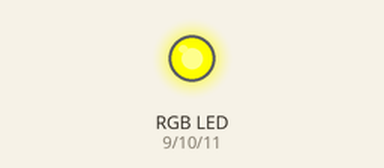
Simulated run of this sketch. Board: Arduino Uno, built with avr-gcc and run on an emulated ATmega328P. Parts: an RGB LED mixed from three pins (HIGH = lit).

Above: at 0.05 s.
At 1.75 s:
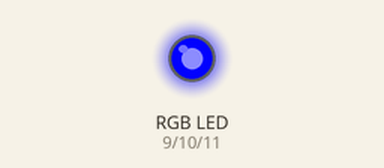
At 3.45 s:
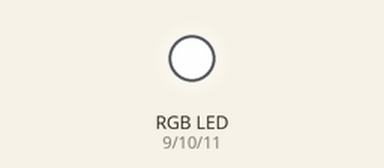
At 7.45 s:
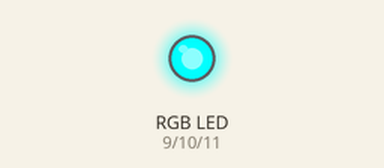
At 11.15 s:
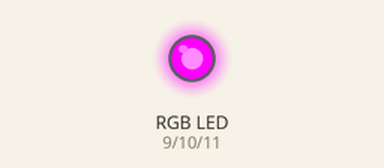
At 14.95 s:
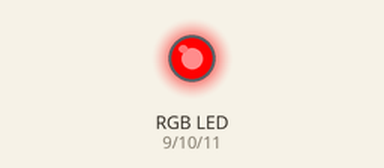
Timing chart, 0 to 19.5 s (numbered marks = the images above):
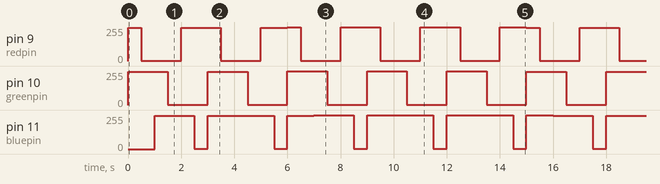

The sketch:

led_rgb.ino
```cpp
int redpin=9;      //Pin 9
int greenpin=10;    //Pin 10
int bluepin=11;      //Pin 11
int var=255;
int var1=0;
void setup()
{
}

void loop()
{
  for(var=255;var<255;var++)
  {
  analogWrite(redpin,var);  //RED
  analogWrite(greenpin,1);
  delay(500);
  analogWrite(redpin,1);    //GREEN
  analogWrite(greenpin,var);
  delay(500);
  analogWrite(greenpin,1);   //BLUE
  analogWrite(bluepin,var);
  delay(500);
  analogWrite(bluepin,1);
  delay(500);
  }

  for(var1=250;var1<255;var1++)
  {
  analogWrite(redpin,var1);   //YELLOW
  analogWrite(greenpin,var1);
  delay(500);
  analogWrite(redpin,1);
  delay(500);
  analogWrite(greenpin,var1);  //CYAN
  analogWrite(bluepin,var1);
  delay(500);
  analogWrite(greenpin,1);
  delay(500);
  analogWrite(bluepin,var1);    //MAGENTA
  analogWrite(redpin,var1);
  delay(500);
  analogWrite(bluepin,1);
  delay(500);
  analogWrite(bluepin,var1);
  analogWrite(redpin,var1);
  analogWrite(greenpin,var1);
  }

}
```

Measured:
- by itself, pin 10 (greenpin): repeats every 15.0 s: 1/255 1.5 s, 251/255 1.5 s, 1/255 1.5 s, 252/255 1.5 s, 1/255 1.5 s, 253/255 1.5 s, 1/255 1.5 s, 254/255 1.5 s, 1/255 1.5 s, 250/255 1.5 s
- by itself, pin 9 (redpin): repeats every 15.0 s: 1/255 1.5 s, 250/255 1.0 s, 251/255 0.50 s, 1/255 1.5 s, 251/255 1.0 s, 252/255 0.50 s, 1/255 1.5 s, 252/255 1.0 s, 253/255 0.50 s, 1/255 1.5 s, 253/255 1.0 s, 254/255 0.50 s, 1/255 1.5 s, 254/255 1.0 s, 250/255 0.50 s
